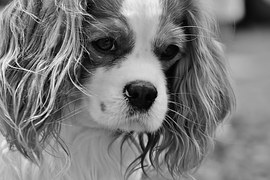
%> input picture LSVM/data/dogsTestI/dog110.jpg, 270 x 180 px
$ octave --eval "rotateImageSet('data/dogsTestI/dog110.jpg');"   (GNU Octave 9; MATLAB toolbox functions it lacks are replaced by stand-ins)
%> lines starting %> are read from the running program, lines starting %| are printed output that depends on the picture
function rotateImageSet(path)
%> called with path = 'data/dogsTestI/dog110.jpg'
% scan a directory, copy and rotate each image from 72 to 288 (4 rotated versions)
content = dir(path) ;
names = {content.name} ;
ok = regexpi(names, '.*\.(jpg|png|jpeg|gif|bmp|tiff)$', 'start') ;
names = names(~cellfun(@isempty,ok)) ; % filter the images with type shown above
for n = 1:length(names)
    ipath = fullfile(path,names{n}) ;
%     fprintf('%s\n',ipath);
    I = imread(ipath);
%> I is the input picture: size 180x270x3 uint8; min 0, max 255, mean 121.9
    for i = 72:72:288
        I1 = imrotate(I,i,'nearest','crop');
        [~,s,e] = fileparts(ipath);
        baseFileName= strcat(s,sprintf('%s%d%s','Rotate',i,e));
        pathName=path;
        fullFileName = fullfile(pathName, baseFileName); % No need to worry about slashes
        imwrite(I1, fullFileName);
    end
%> this loop made 4 passes
%> pass 1, in rotateImageSet, `I1 = imrotate(I,i,'nearest','crop');`:
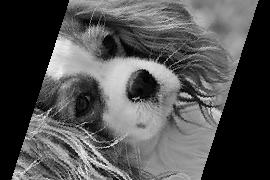
%> I1: size 180x270x3 uint8; min 0, max 255, mean 82.1
%> pass 2, in rotateImageSet, `I1 = imrotate(I,i,'nearest','crop');`:
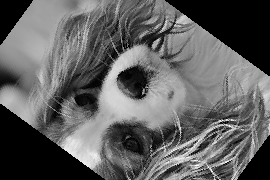
%> I1: size 180x270x3 uint8; min 0, max 255, mean 96.7
%> pass 3, in rotateImageSet, `I1 = imrotate(I,i,'nearest','crop');`:
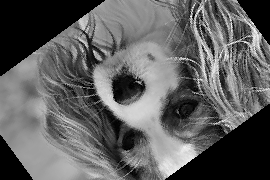
%> I1: size 180x270x3 uint8; min 0, max 255, mean 95.5
end

$ run again, on LSVM/data/dogsTestI/dog141.jpg
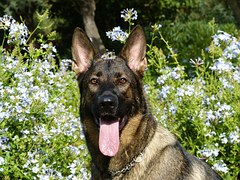
%> input picture LSVM/data/dogsTestI/dog141.jpg, 240 x 180 px
%> in rotateImageSet, I is the input picture: size 180x240x3 uint8; mean R, G, B 112.1, 117.5, 79.1
%> the loop in rotateImageSet, `for i = 72:72:288` made 4 passes
%> pass 1, in rotateImageSet, `I1 = imrotate(I,i,'nearest','crop');`:
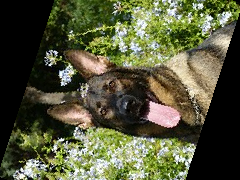
%> I1: size 180x240x3 uint8; mean R, G, B 85.3, 87.3, 59.5
%> pass 3, in rotateImageSet, `I1 = imrotate(I,i,'nearest','crop');`:
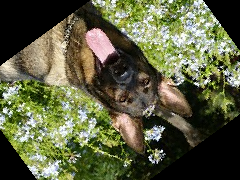
%> I1: size 180x240x3 uint8; mean R, G, B 93.6, 96.2, 66.1

$ run again, on LSVM/data/dogsTestI/dog222.jpg
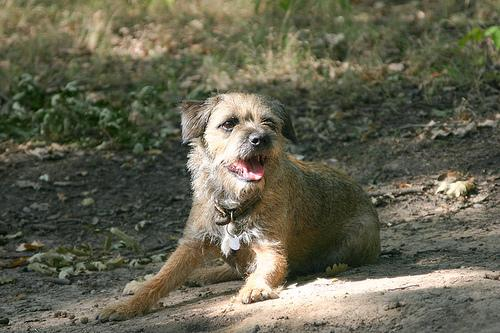
%> input picture LSVM/data/dogsTestI/dog222.jpg, 500 x 333 px
%> in rotateImageSet, I is the input picture: size 333x500x3 uint8; mean R, G, B 100.3, 99, 80.5
%> the loop in rotateImageSet, `for i = 72:72:288` made 4 passes
%> pass 1, in rotateImageSet, `I1 = imrotate(I,i,'nearest','crop');`:
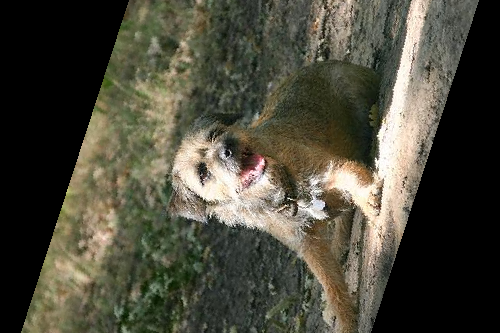
%> I1: size 333x500x3 uint8; mean R, G, B 75.4, 73.4, 59.7
%> pass 3, in rotateImageSet, `I1 = imrotate(I,i,'nearest','crop');`:
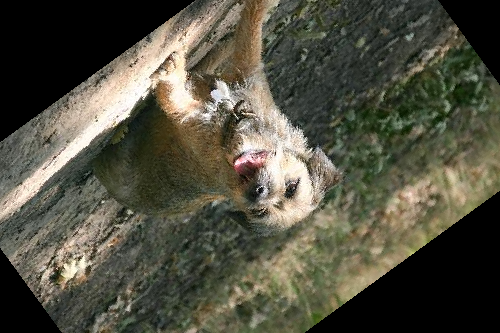
%> I1: size 333x500x3 uint8; mean R, G, B 82.7, 81, 66.2

$ run again, on LSVM/data/dogsTestI/dog293.jpg
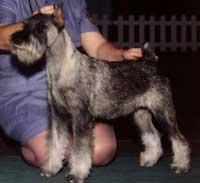
%> input picture LSVM/data/dogsTestI/dog293.jpg, 200 x 183 px
%> in rotateImageSet, I is the input picture: size 183x200x3 uint8; mean R, G, B 78, 64.1, 66.5
%> the loop in rotateImageSet, `for i = 72:72:288` made 4 passes
%> pass 1, in rotateImageSet, `I1 = imrotate(I,i,'nearest','crop');`:
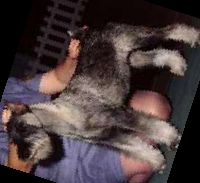
%> I1: size 183x200x3 uint8; mean R, G, B 72.6, 59.4, 60.8
%> pass 3, in rotateImageSet, `I1 = imrotate(I,i,'nearest','crop');`:
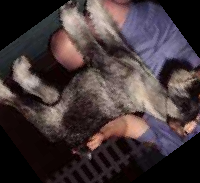
%> I1: size 183x200x3 uint8; mean R, G, B 68.5, 56.3, 58.2
